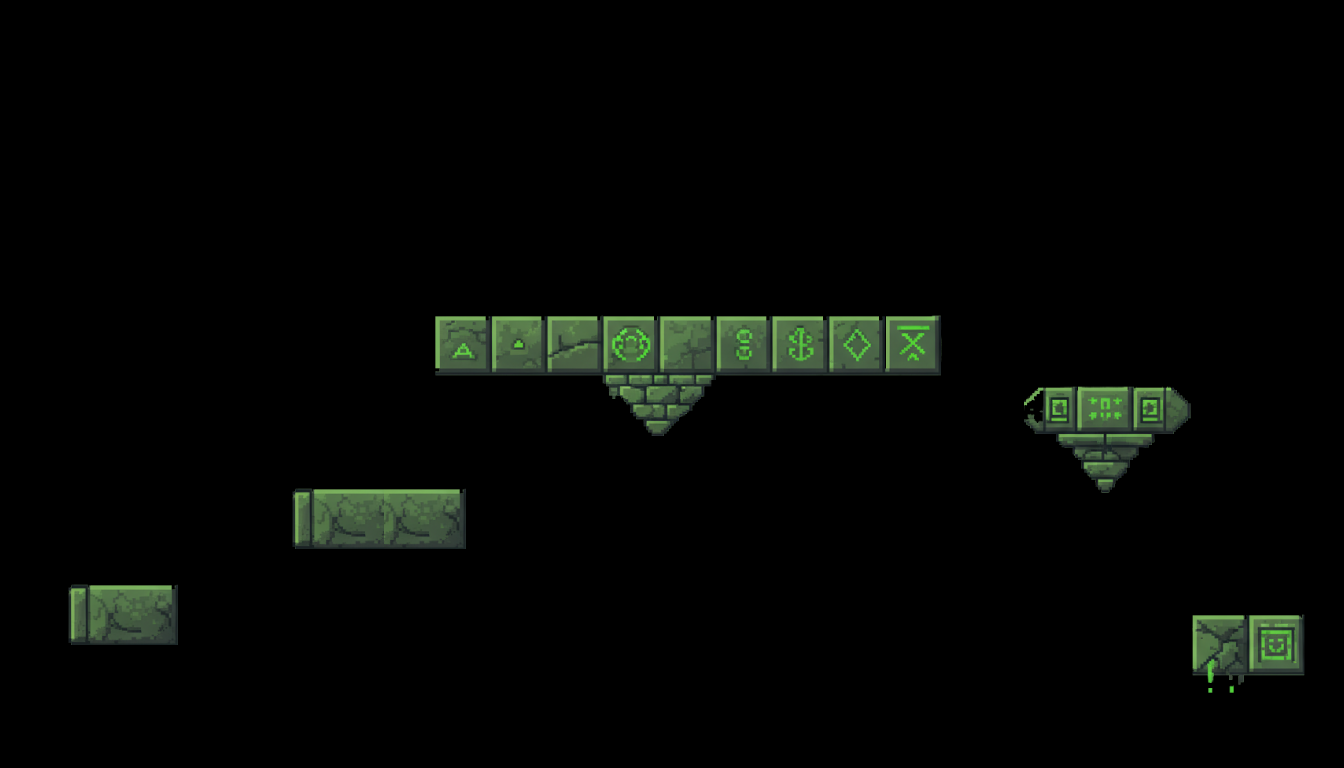

A 2D game scene composited from a Tiled map and its tileset images. What follows is a short description and the map's XML, with every tile layer's data as written:
An orthogonal 42x24 tile map with 32x32 px tiles, 1 tile layer (Camada de Blocos 1).

<map version="1.10" tiledversion="1.11.2" orientation="orthogonal" renderorder="right-down" width="42" height="24" tilewidth="32" tileheight="32" infinite="0" nextlayerid="2" nextobjectid="1">
 <tileset firstgid="1" source="tilesetMasmorra.tsx" />
 <layer id="1" name="Camada de Blocos 1" width="42" height="24">
  <data encoding="csv">
0,0,0,0,0,0,0,0,0,0,0,0,0,0,0,0,0,0,0,0,0,0,0,0,0,0,0,0,0,0,0,0,0,0,0,0,0,0,0,0,0,0,
0,0,0,0,0,0,0,0,0,0,0,0,0,0,0,0,0,0,0,0,0,0,0,0,0,0,0,0,0,0,0,0,0,0,0,0,0,0,0,0,0,0,
0,0,0,0,0,0,0,0,0,0,0,0,0,0,0,0,0,0,0,0,0,0,0,0,0,0,0,0,0,0,0,0,0,0,0,0,0,0,0,0,0,0,
0,0,0,0,0,0,0,0,0,0,0,0,0,0,0,0,0,0,0,0,0,0,0,0,0,0,0,0,0,0,0,0,0,0,0,0,0,0,0,0,0,0,
0,0,0,0,0,0,0,0,0,0,0,0,0,0,0,0,0,0,0,0,0,0,0,0,0,0,0,0,0,0,0,0,0,0,0,0,0,0,0,0,0,0,
0,0,0,0,0,0,0,0,0,0,0,0,0,0,0,0,0,0,0,0,0,0,0,0,0,0,0,0,0,0,0,0,0,0,0,0,0,0,0,0,0,0,
0,0,0,0,0,0,0,0,0,0,0,0,0,0,0,0,0,0,0,0,0,0,0,0,0,0,0,0,0,0,0,0,0,0,0,0,0,0,0,0,0,0,
0,0,0,0,0,0,0,0,0,0,0,0,0,0,0,0,0,0,0,0,0,0,0,0,0,0,0,0,0,0,0,0,0,0,0,0,0,0,0,0,0,0,
0,0,0,0,0,0,0,0,0,0,0,0,0,0,0,0,0,0,0,0,0,0,0,0,0,0,0,0,0,0,0,0,0,0,0,0,0,0,0,0,0,0,
0,0,0,0,0,0,0,0,0,0,0,0,0,487,488,489,490,491,492,493,494,495,496,497,498,499,500,501,502,503,0,0,0,0,0,0,0,0,0,0,0,0,
0,0,0,0,0,0,0,0,0,0,0,0,0,519,520,521,522,523,524,525,526,527,528,529,530,531,532,533,534,535,0,0,0,0,0,0,0,0,0,0,0,0,
0,0,0,0,0,0,0,0,0,0,0,0,0,551,552,553,554,555,556,557,558,559,560,561,562,563,564,565,566,567,0,0,0,0,0,0,0,0,0,0,0,0,
0,0,0,0,0,0,0,0,0,0,0,0,0,583,584,585,586,587,588,589,590,591,592,593,594,595,596,597,598,599,0,0,750,751,752,753,754,755,0,0,0,0,
0,0,0,0,0,0,0,0,0,0,0,0,0,615,616,617,618,619,620,621,622,623,624,625,626,627,628,629,630,631,0,0,782,783,784,785,786,787,0,0,0,0,
0,0,0,0,0,0,0,0,0,0,0,0,0,0,0,0,0,0,0,0,0,0,0,0,0,0,0,0,0,0,0,0,814,815,816,817,818,819,0,0,0,0,
0,0,0,0,0,0,0,0,0,773,774,775,774,775,776,0,0,0,0,0,0,0,0,0,0,0,0,0,0,0,0,0,846,847,848,849,850,851,0,0,0,0,
0,0,0,0,0,0,0,0,0,805,806,807,806,807,808,0,0,0,0,0,0,0,0,0,0,0,0,0,0,0,0,0,0,0,0,0,0,0,0,0,0,0,
0,0,0,0,0,0,0,0,0,837,838,839,838,839,840,0,0,0,0,0,0,0,0,0,0,0,0,0,0,0,0,0,0,0,0,0,0,0,0,0,0,0,
0,0,773,774,775,776,0,0,0,0,0,0,0,0,0,0,0,0,0,0,0,0,0,0,0,0,0,0,0,0,0,0,0,0,0,0,0,0,0,0,0,0,
0,0,805,806,807,808,0,0,0,0,0,0,0,0,0,0,0,0,0,0,0,0,0,0,0,0,0,0,0,0,0,0,0,0,0,0,0,761,762,763,764,0,
0,0,837,838,839,840,0,0,0,0,0,0,0,0,0,0,0,0,0,0,0,0,0,0,0,0,0,0,0,0,0,0,0,0,0,0,0,793,794,795,796,0,
0,0,0,0,0,0,0,0,0,0,0,0,0,0,0,0,0,0,0,0,0,0,0,0,0,0,0,0,0,0,0,0,0,0,0,0,0,825,826,827,828,0,
0,0,0,0,0,0,0,0,0,0,0,0,0,0,0,0,0,0,0,0,0,0,0,0,0,0,0,0,0,0,0,0,0,0,0,0,0,0,0,0,0,0,
0,0,0,0,0,0,0,0,0,0,0,0,0,0,0,0,0,0,0,0,0,0,0,0,0,0,0,0,0,0,0,0,0,0,0,0,0,0,0,0,0,0
</data>
 </layer>
</map>